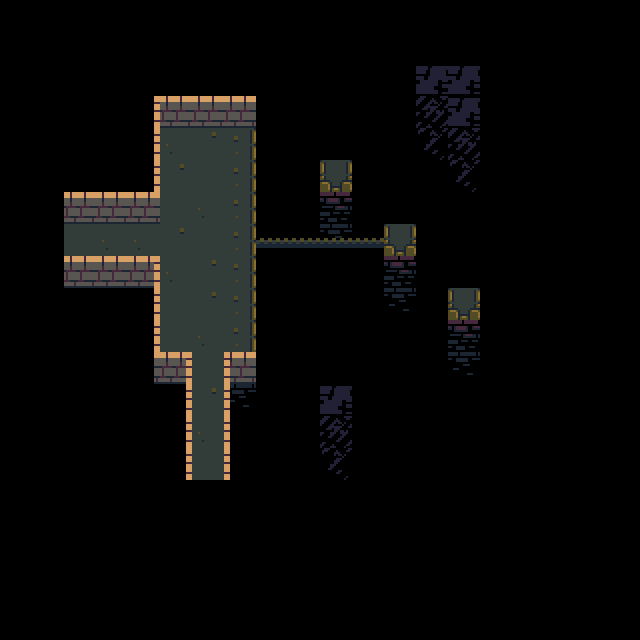

This game map was drawn from its Tiled (.tmx) file and the tilesets committed beside it. A one-line description and the full map source follow:
An orthogonal 20x20 tile map with 32x32 px tiles, 4 tile layers (ground, death, walls, guff), 2 tilesets and 7 objects (2x connection, enemy, platform, block, pressure, ...).

<map version="1.0" tiledversion="1.0.3" orientation="orthogonal" renderorder="right-down" width="20" height="20" tilewidth="32" tileheight="32" nextobjectid="70">
 <properties>
  <property name="number" value="43" />
 </properties>
 <tileset firstgid="1" source="brown.tsx" />
 <tileset firstgid="101" source="tower-tileset.tsx" />
 <layer name="ground" width="20" height="20">
  <data encoding="csv">
0,0,0,0,0,0,0,0,0,0,0,0,0,0,0,0,0,0,0,0,
0,0,0,0,0,0,0,0,0,0,0,0,0,0,0,0,0,0,0,0,
0,0,0,0,0,0,0,0,0,0,0,0,0,0,0,0,0,0,0,0,
0,0,0,0,0,0,0,0,0,0,0,0,0,0,0,0,0,0,0,0,
0,0,0,0,0,28,37,56,0,0,0,0,0,0,0,0,0,0,0,0,
0,0,0,0,0,37,2,56,0,0,58,0,0,0,0,0,0,0,0,0,
0,0,0,0,0,2,28,56,0,0,0,0,0,0,0,0,0,0,0,0,
0,0,0,28,28,37,2,56,0,0,0,0,58,0,0,0,0,0,0,0,
0,0,0,0,0,28,37,56,0,0,0,0,0,0,0,0,0,0,0,0,
0,0,0,0,0,2,37,56,0,0,0,0,0,0,58,0,0,0,0,0,
0,0,0,0,0,2,28,56,0,0,0,0,0,0,0,0,0,0,0,0,
0,0,0,0,0,0,2,0,0,0,0,0,0,0,0,0,0,0,0,0,
0,0,0,0,0,0,37,0,0,0,0,0,0,0,0,0,0,0,0,0,
0,0,0,0,0,0,28,0,0,0,0,0,0,0,0,0,0,0,0,0,
0,0,0,0,0,0,0,0,0,0,0,0,0,0,0,0,0,0,0,0,
0,0,0,0,0,0,0,0,0,0,0,0,0,0,0,0,0,0,0,0,
0,0,0,0,0,0,0,0,0,0,0,0,0,0,0,0,0,0,0,0,
0,0,0,0,0,0,0,0,0,0,0,0,0,0,0,0,0,0,0,0,
0,0,0,0,0,0,0,0,0,0,0,0,0,0,0,0,0,0,0,0,
0,0,0,0,0,0,0,0,0,0,0,0,0,0,0,0,0,0,0,0
</data>
 </layer>
 <layer name="death" width="20" height="20">
  <data encoding="csv">
0,0,0,0,0,0,0,0,0,0,0,0,0,0,0,0,0,0,0,0,
0,0,0,0,0,0,0,0,0,0,0,0,0,0,0,0,0,0,0,0,
0,0,0,0,0,0,0,0,0,0,0,0,0,0,0,0,0,0,0,0,
0,0,0,0,0,0,0,0,4,4,0,0,0,0,0,0,0,0,0,0,
0,0,0,0,0,0,0,0,4,4,0,0,0,0,0,0,0,0,0,0,
0,0,0,0,0,0,0,0,4,4,0,0,0,0,0,0,0,0,0,0,
0,0,0,0,0,0,0,0,4,4,79,4,4,4,0,0,0,0,0,0,
0,0,0,0,0,0,0,0,4,4,89,4,0,4,0,0,0,0,0,0,
0,0,0,0,0,0,0,0,4,4,0,4,79,4,0,0,0,0,0,0,
0,0,0,0,0,0,0,0,4,4,0,0,89,0,0,0,0,0,0,0,
0,0,0,0,0,0,0,0,4,4,0,0,0,0,79,0,0,0,0,0,
0,0,0,0,0,0,0,0,4,4,0,0,0,0,89,0,0,0,0,0,
0,0,0,0,0,0,0,89,0,0,0,0,0,0,0,0,0,0,0,0,
0,0,0,0,0,0,0,0,0,0,0,0,0,0,0,0,0,0,0,0,
0,0,0,0,0,0,0,0,0,0,0,0,0,0,0,0,0,0,0,0,
0,0,0,0,0,0,0,0,0,0,0,0,0,0,0,0,0,0,0,0,
0,0,0,0,0,0,0,0,0,0,0,0,0,0,0,0,0,0,0,0,
0,0,0,0,0,0,0,0,0,0,0,0,0,0,0,0,0,0,0,0,
0,0,0,0,0,0,0,0,0,0,0,0,0,0,0,0,0,0,0,0,
0,0,0,0,0,0,0,0,0,0,0,0,0,0,0,0,0,0,0,0
</data>
 </layer>
 <layer name="walls" width="20" height="20">
  <data encoding="csv">
0,0,0,0,0,0,0,0,0,0,0,0,0,0,0,0,0,0,0,0,
0,0,0,0,0,0,0,0,0,0,0,0,0,0,0,0,0,0,0,0,
0,0,0,0,0,0,0,0,0,0,0,0,0,0,0,0,0,0,0,0,
0,0,0,0,14,12,12,12,0,0,0,0,0,0,0,0,0,0,0,0,
0,0,0,0,14,0,0,0,0,0,0,0,0,0,0,0,0,0,0,0,
0,0,0,0,14,0,0,0,0,0,0,0,0,0,0,0,0,0,0,0,
0,0,12,12,12,0,0,0,0,0,0,0,0,0,0,0,0,0,0,0,
0,0,2,0,0,0,0,0,0,0,0,0,0,0,0,0,0,0,0,0,
0,0,12,12,23,0,0,0,0,0,0,0,0,0,0,0,0,0,0,0,
0,0,0,0,14,0,0,0,0,0,0,0,0,0,0,0,0,0,0,0,
0,0,0,0,14,0,0,0,0,0,0,0,0,0,0,0,0,0,0,0,
0,0,0,0,24,23,0,22,0,0,0,0,0,0,0,0,0,0,0,0,
0,0,0,0,0,14,0,15,0,0,0,0,0,0,0,0,0,0,0,0,
0,0,0,0,0,14,0,15,0,0,0,0,0,0,0,0,0,0,0,0,
0,0,0,0,0,14,2,15,0,0,0,0,0,0,0,0,0,0,0,0,
0,0,0,0,0,0,0,0,0,0,0,0,0,0,0,0,0,0,0,0,
0,0,0,0,0,0,0,0,0,0,0,0,0,0,0,0,0,0,0,0,
0,0,0,0,0,0,0,0,0,0,0,0,0,0,0,0,0,0,0,0,
0,0,0,0,0,0,0,0,0,0,0,0,0,0,0,0,0,0,0,0,
0,0,0,0,0,0,0,0,0,0,0,0,0,0,0,0,0,0,0,0
</data>
 </layer>
 <layer name="guff" width="20" height="20">
  <data encoding="csv">
0,0,0,0,0,0,0,0,0,0,0,0,0,0,0,0,0,0,0,0,
0,0,0,0,0,0,0,0,0,0,0,0,0,0,0,0,0,0,0,0,
0,0,0,0,0,0,0,0,0,0,0,0,0,191,191,0,0,0,0,0,
0,0,0,0,0,0,0,0,0,0,0,0,0,192,191,0,0,0,0,0,
0,0,0,0,0,0,0,0,0,0,0,0,0,193,192,0,0,0,0,0,
0,0,0,0,0,0,0,0,0,0,0,0,0,0,193,0,0,0,0,0,
0,0,0,0,0,0,0,0,0,0,0,0,0,0,0,0,0,0,0,0,
0,0,0,0,0,0,0,0,170,170,170,170,0,0,0,0,0,0,0,0,
0,0,0,0,0,0,0,0,0,0,0,0,0,0,0,0,0,0,0,0,
0,0,0,0,0,0,0,0,0,0,0,0,0,0,0,0,0,0,0,0,
0,0,0,0,0,0,0,0,0,0,0,0,0,0,0,0,0,0,0,0,
0,0,0,0,0,0,0,0,0,0,0,0,0,0,0,0,0,0,0,0,
0,0,0,0,0,0,0,0,0,0,191,0,0,0,0,0,0,0,0,0,
0,0,0,0,0,0,0,0,0,0,192,0,0,0,0,0,0,0,0,0,
0,0,0,0,0,0,0,0,0,0,193,0,0,0,0,0,0,0,0,0,
0,0,0,0,0,0,0,0,0,0,0,0,0,0,0,0,0,0,0,0,
0,0,0,0,0,0,0,0,0,0,0,0,0,0,0,0,0,0,0,0,
0,0,0,0,0,0,0,0,0,0,0,0,0,0,0,0,0,0,0,0,
0,0,0,0,0,0,0,0,0,0,0,0,0,0,0,0,0,0,0,0,
0,0,0,0,0,0,0,0,0,0,0,0,0,0,0,0,0,0,0,0
</data>
 </layer>
 <objectgroup name="objects">
  <object id="9" name="101" type="connection" x="96" y="224" width="32" height="32">
   <properties>
    <property name="dir" value="right" />
    <property name="to" value="100" />
   </properties>
  </object>
  <object id="10" name="102" type="connection" x="192" y="416" width="32" height="32">
   <properties>
    <property name="dir" value="up" />
    <property name="to" value="103" />
   </properties>
  </object>
  <object id="52" type="enemy" x="192" y="160" width="32" height="32">
   <properties>
    <property name="dir" value="down" />
   </properties>
  </object>
  <object id="59" type="platform" x="256" y="224" width="32" height="32">
   <properties>
    <property name="isActive" value="true" />
    <property name="movex" value="3" />
    <property name="switch" value="a" />
   </properties>
  </object>
  <object id="67" type="block" x="192" y="288" width="32" height="32" />
  <object id="68" type="pressure" x="384" y="224" width="32" height="32">
   <properties>
    <property name="switch" value="a" />
   </properties>
  </object>
  <object id="69" type="door" x="192" y="352" width="32" height="32">
   <properties>
    <property name="isOpen" value="false" />
    <property name="switch" value="a" />
   </properties>
  </object>
 </objectgroup>
</map>
